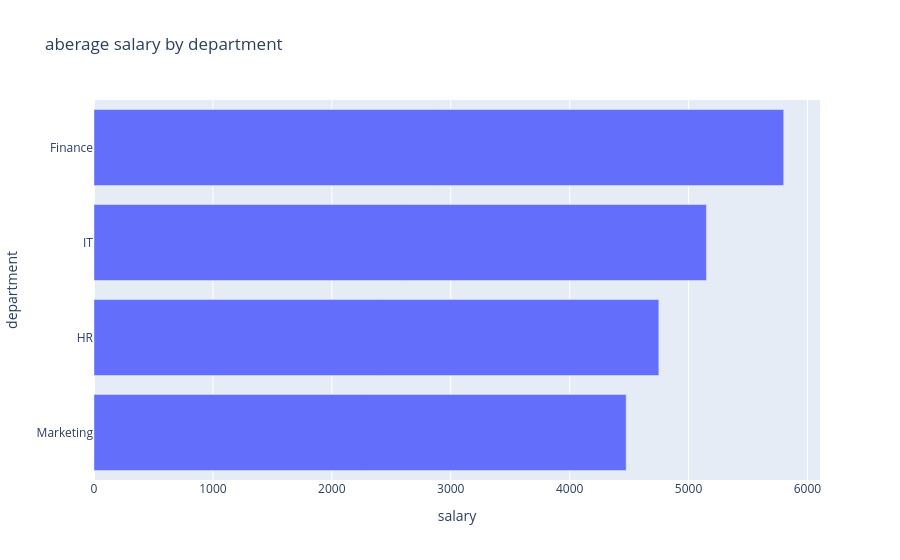

Source (notebook cell):
### Code cell
avg_salary = merge_df.groupby("department")["salary"].mean().sort_values()
fig = px.bar(
    x=avg_salary.values,
    y=avg_salary.index,
    orientation="h",
    title= "aberage salary by department"
)

fig.update_layout(xaxis_title = "salary" , yaxis_title="department")
fig.show()

### Figure 1 — Plotly figure (JSON) as saved in the notebook; plotly's stock layout.template omitted (floating-point values rounded to 4 significant figures)
{"data": [{"hovertemplate": "x=%{x}<br>y=%{y}<extra></extra>", "legendgroup": "", "marker": {"color": "#636efa", "pattern": {"shape": ""}}, "name": "", "orientation": "h", "showlegend": false, "textposition": "auto", "type": "bar", "x": [4475.0, 4750.0, 5150.0, 5800.0], "xaxis": "x", "y": ["Marketing", "HR", "IT", "Finance"], "yaxis": "y"}], "layout": {"barmode": "relative", "legend": {"tracegroupgap": 0}, "title": {"text": "aberage salary by department"}, "xaxis": {"anchor": "y", "domain": [0, 1], "title": {"text": "salary"}}, "yaxis": {"anchor": "x", "domain": [0, 1], "title": {"text": "department"}}}}
